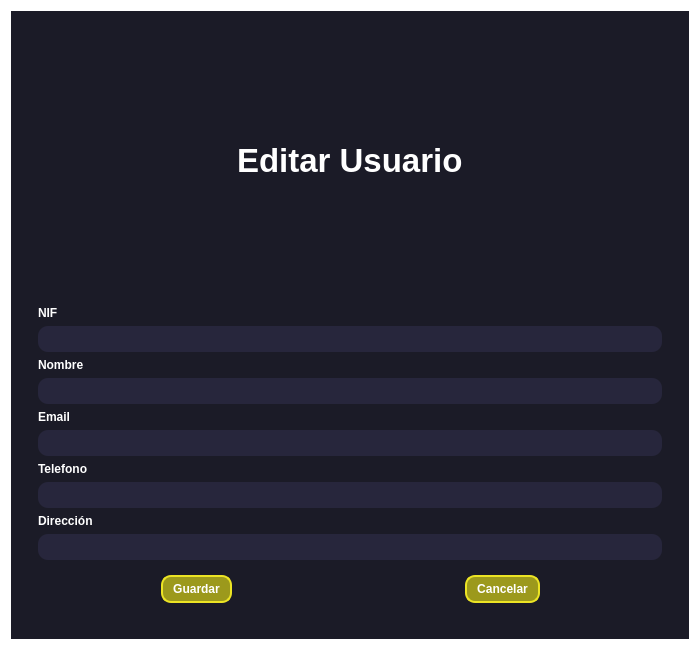
<?xml version="1.0" encoding="UTF-8"?>
<ui version="4.0">
 <class>EditUserWindow</class>
 <widget class="QWidget" name="EditUserWindow">
  <property name="geometry">
   <rect>
    <x>0</x>
    <y>0</y>
    <width>700</width>
    <height>650</height>
   </rect>
  </property>
  <property name="windowTitle">
   <string>Editar Usuario</string>
  </property>
  <property name="styleSheet">
   <string notr="true">*{
	border: none;
	background-color: transparent;
	background: transparent;
	padding: 0;
	margin: 0;
	color: #fff;
}

#centralwidget{
	background-color: #1b1b27;
}
QPushButton{
	text-align: left;
	padding: 5px 10px;
	border-top-left-radius: 10px;
	border-bottom-left-radius: 10px;
}
QLineEdit{
	padding: 5px 10px;
	border-radius: 10px;
	background-color: #27263c;
}

#btn_saveuser, #btn_cancel  {
	border: 2px solid  #ece424 ;
	border-radius: 10px;
	text-align: center;
}
 #btn_saveuser, #btn_cancel   {
	border: 2px solid  #ece424 ;
	background-color: #9c991c ;
	border-radius: 10px;
	text-align: center;
}
 #btn_saveuser:pressed, #btn_cancel:pressed   {
	background-color: #9C995F ;
}</string>
  </property>
  <layout class="QVBoxLayout" name="verticalLayout">
   <item>
    <widget class="QWidget" name="centralwidget" native="true">
     <layout class="QVBoxLayout" name="verticalLayout_2">
      <item>
       <widget class="QWidget" name="widget" native="true">
        <layout class="QVBoxLayout" name="verticalLayout_3">
         <item>
          <widget class="QFrame" name="frame">
           <property name="frameShape">
            <enum>QFrame::StyledPanel</enum>
           </property>
           <property name="frameShadow">
            <enum>QFrame::Raised</enum>
           </property>
           <layout class="QHBoxLayout" name="horizontalLayout">
            <item alignment="Qt::AlignHCenter">
             <widget class="QLabel" name="label">
              <property name="font">
               <font>
                <pointsize>25</pointsize>
                <bold>true</bold>
               </font>
              </property>
              <property name="text">
               <string>Editar Usuario</string>
              </property>
             </widget>
            </item>
           </layout>
          </widget>
         </item>
         <item>
          <widget class="QWidget" name="widget_2" native="true">
           <layout class="QVBoxLayout" name="verticalLayout_4">
            <item>
             <widget class="QLabel" name="label_nif">
              <property name="font">
               <font>
                <bold>true</bold>
               </font>
              </property>
              <property name="text">
               <string>NIF</string>
              </property>
             </widget>
            </item>
            <item>
             <widget class="QLineEdit" name="line_nif"/>
            </item>
            <item>
             <widget class="QLabel" name="label_name">
              <property name="font">
               <font>
                <bold>true</bold>
               </font>
              </property>
              <property name="text">
               <string>Nombre</string>
              </property>
             </widget>
            </item>
            <item>
             <widget class="QLineEdit" name="line_name"/>
            </item>
            <item>
             <widget class="QLabel" name="label_email">
              <property name="font">
               <font>
                <bold>true</bold>
               </font>
              </property>
              <property name="text">
               <string>Email</string>
              </property>
             </widget>
            </item>
            <item>
             <widget class="QLineEdit" name="line_email"/>
            </item>
            <item>
             <widget class="QLabel" name="label_phone">
              <property name="font">
               <font>
                <bold>true</bold>
               </font>
              </property>
              <property name="text">
               <string>Telefono</string>
              </property>
             </widget>
            </item>
            <item>
             <widget class="QLineEdit" name="line_phone"/>
            </item>
            <item>
             <widget class="QLabel" name="label_address">
              <property name="font">
               <font>
                <bold>true</bold>
               </font>
              </property>
              <property name="text">
               <string>Dirección</string>
              </property>
             </widget>
            </item>
            <item>
             <widget class="QLineEdit" name="line_address"/>
            </item>
            <item>
             <widget class="QWidget" name="widget_3" native="true">
              <layout class="QHBoxLayout" name="horizontalLayout_2">
               <item alignment="Qt::AlignHCenter">
                <widget class="QPushButton" name="btn_saveuser">
                 <property name="font">
                  <font>
                   <bold>true</bold>
                  </font>
                 </property>
                 <property name="cursor">
                  <cursorShape>PointingHandCursor</cursorShape>
                 </property>
                 <property name="text">
                  <string>Guardar</string>
                 </property>
                 <property name="icon">
                  <iconset>
                   <normaloff>res/Icons/check.png</normaloff>res/Icons/check.png</iconset>
                 </property>
                 <property name="iconSize">
                  <size>
                   <width>24</width>
                   <height>24</height>
                  </size>
                 </property>
                </widget>
               </item>
               <item alignment="Qt::AlignHCenter">
                <widget class="QPushButton" name="btn_cancel">
                 <property name="font">
                  <font>
                   <bold>true</bold>
                  </font>
                 </property>
                 <property name="cursor">
                  <cursorShape>PointingHandCursor</cursorShape>
                 </property>
                 <property name="text">
                  <string>Cancelar</string>
                 </property>
                 <property name="icon">
                  <iconset>
                   <normaloff>res/Icons/thumbs-down.png</normaloff>res/Icons/thumbs-down.png</iconset>
                 </property>
                 <property name="iconSize">
                  <size>
                   <width>24</width>
                   <height>24</height>
                  </size>
                 </property>
                </widget>
               </item>
              </layout>
             </widget>
            </item>
           </layout>
          </widget>
         </item>
        </layout>
       </widget>
      </item>
     </layout>
    </widget>
   </item>
  </layout>
 </widget>
 <resources/>
 <connections/>
</ui>
